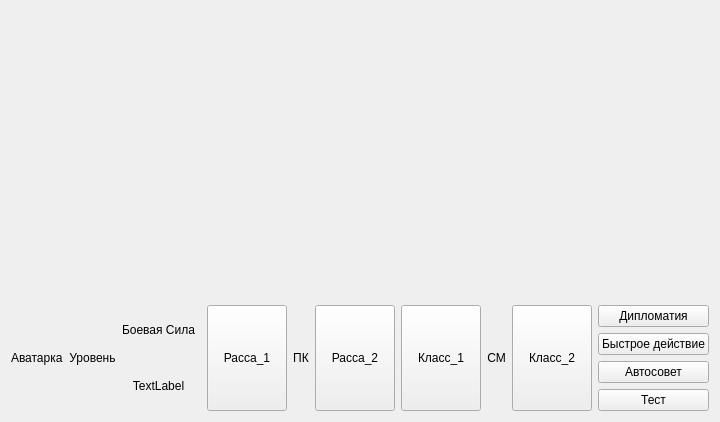
<?xml version="1.0" encoding="UTF-8"?>
<ui version="4.0">
 <class>GamerWidget</class>
 <widget class="QWidget" name="GamerWidget">
  <property name="geometry">
   <rect>
    <x>0</x>
    <y>0</y>
    <width>695</width>
    <height>422</height>
   </rect>
  </property>
  <property name="windowTitle">
   <string>Form</string>
  </property>
  <layout class="QGridLayout" name="gridLayout">
   <item row="3" column="1">
    <layout class="QVBoxLayout" name="verticalLayout_4">
     <item>
      <widget class="QPushButton" name="btn_diplomacy">
       <property name="text">
        <string>Дипломатия</string>
       </property>
      </widget>
     </item>
     <item>
      <widget class="QPushButton" name="btn_fast_action">
       <property name="text">
        <string>Быстрое действие</string>
       </property>
      </widget>
     </item>
     <item>
      <widget class="QPushButton" name="btn_auto_advice">
       <property name="text">
        <string>Автосовет</string>
       </property>
      </widget>
     </item>
     <item>
      <widget class="QPushButton" name="btn_Test">
       <property name="text">
        <string>Тест</string>
       </property>
      </widget>
     </item>
    </layout>
   </item>
   <item row="3" column="0">
    <layout class="QVBoxLayout" name="verticalLayout">
     <item>
      <layout class="QHBoxLayout" name="horizontalLayout">
       <item>
        <widget class="QLabel" name="label">
         <property name="text">
          <string>Аватарка</string>
         </property>
        </widget>
       </item>
       <item>
        <widget class="QLabel" name="lbl_Level">
         <property name="text">
          <string>Уровень</string>
         </property>
         <property name="alignment">
          <set>Qt::AlignCenter</set>
         </property>
        </widget>
       </item>
       <item>
        <layout class="QVBoxLayout" name="lt_BattlePower">
         <item>
          <widget class="QLabel" name="lbl_BattlePowerPicture">
           <property name="sizePolicy">
            <sizepolicy hsizetype="Expanding" vsizetype="Preferred">
             <horstretch>0</horstretch>
             <verstretch>0</verstretch>
            </sizepolicy>
           </property>
           <property name="text">
            <string>Боевая Сила</string>
           </property>
           <property name="alignment">
            <set>Qt::AlignCenter</set>
           </property>
          </widget>
         </item>
         <item>
          <widget class="QLabel" name="lbl_BattlePowerDigit">
           <property name="sizePolicy">
            <sizepolicy hsizetype="Expanding" vsizetype="Preferred">
             <horstretch>0</horstretch>
             <verstretch>0</verstretch>
            </sizepolicy>
           </property>
           <property name="text">
            <string>TextLabel</string>
           </property>
           <property name="alignment">
            <set>Qt::AlignCenter</set>
           </property>
          </widget>
         </item>
        </layout>
       </item>
       <item>
        <widget class="HandSecondaryPlayer" name="wt_CardsOnHandsSecondary" native="true"/>
       </item>
       <item>
        <layout class="QVBoxLayout" name="verticalLayout_3">
         <item>
          <layout class="QHBoxLayout" name="horizontalLayout_2">
           <item>
            <widget class="QPushButton" name="btn_race_1">
             <property name="sizePolicy">
              <sizepolicy hsizetype="Minimum" vsizetype="Preferred">
               <horstretch>0</horstretch>
               <verstretch>0</verstretch>
              </sizepolicy>
             </property>
             <property name="text">
              <string>Расса_1</string>
             </property>
            </widget>
           </item>
           <item>
            <widget class="QLabel" name="lbl_halfblood">
             <property name="text">
              <string>ПК</string>
             </property>
             <property name="alignment">
              <set>Qt::AlignCenter</set>
             </property>
            </widget>
           </item>
           <item>
            <widget class="QPushButton" name="btn_race_2">
             <property name="sizePolicy">
              <sizepolicy hsizetype="Minimum" vsizetype="Preferred">
               <horstretch>0</horstretch>
               <verstretch>0</verstretch>
              </sizepolicy>
             </property>
             <property name="text">
              <string>Расса_2</string>
             </property>
            </widget>
           </item>
          </layout>
         </item>
        </layout>
       </item>
       <item>
        <layout class="QVBoxLayout" name="verticalLayout_2">
         <item>
          <layout class="QHBoxLayout" name="horizontalLayout_3">
           <item>
            <widget class="QPushButton" name="btn_class_1">
             <property name="sizePolicy">
              <sizepolicy hsizetype="Minimum" vsizetype="Preferred">
               <horstretch>0</horstretch>
               <verstretch>0</verstretch>
              </sizepolicy>
             </property>
             <property name="text">
              <string>Класс_1</string>
             </property>
            </widget>
           </item>
           <item>
            <widget class="QLabel" name="lbl_supermunchkin">
             <property name="text">
              <string>СМ</string>
             </property>
             <property name="alignment">
              <set>Qt::AlignCenter</set>
             </property>
            </widget>
           </item>
           <item>
            <widget class="QPushButton" name="btn_class_2">
             <property name="sizePolicy">
              <sizepolicy hsizetype="Minimum" vsizetype="Preferred">
               <horstretch>0</horstretch>
               <verstretch>0</verstretch>
              </sizepolicy>
             </property>
             <property name="text">
              <string>Класс_2</string>
             </property>
            </widget>
           </item>
          </layout>
         </item>
        </layout>
       </item>
      </layout>
     </item>
    </layout>
   </item>
   <item row="1" column="0">
    <widget class="Hand" name="widget" native="true"/>
   </item>
   <item row="0" column="0">
    <widget class="Hand" name="wt_CardsInGame" native="true"/>
   </item>
  </layout>
 </widget>
 <customwidgets>
  <customwidget>
   <class>Hand</class>
   <extends>QWidget</extends>
   <header location="global">hand.h</header>
   <container>1</container>
  </customwidget>
  <customwidget>
   <class>HandSecondaryPlayer</class>
   <extends>QWidget</extends>
   <header location="global">handsecondaryplayer.h</header>
   <container>1</container>
  </customwidget>
 </customwidgets>
 <resources/>
 <connections/>
</ui>
